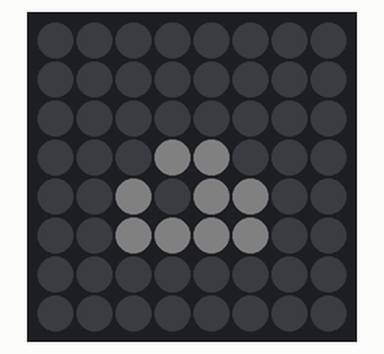
Simulated run of this sketch. Board: Arduino Uno, built with avr-gcc and run on an emulated ATmega328P. Shown: 8×8 RGB LED matrix (first LED top left, wired row by row). Dim RGB values are drawn brighter than linear.

Above: at 0.46 s.
At 3.46 s:
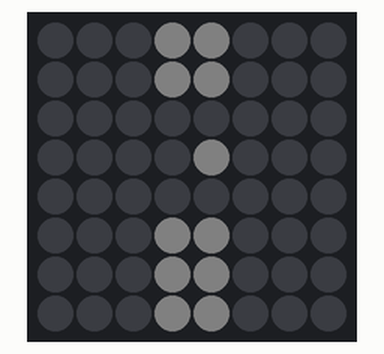
At 12.11 s:
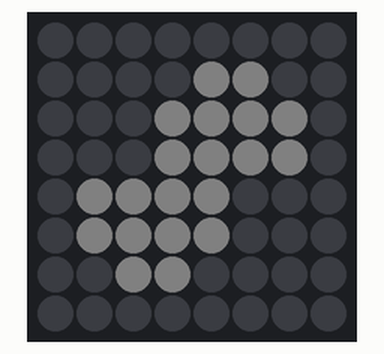
At 20.65 s:
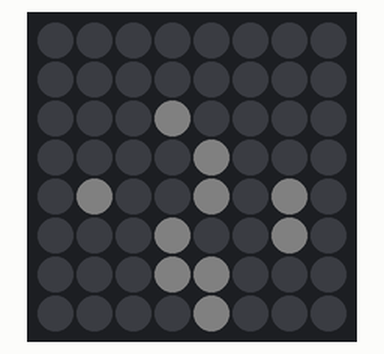
At 34.17 s:
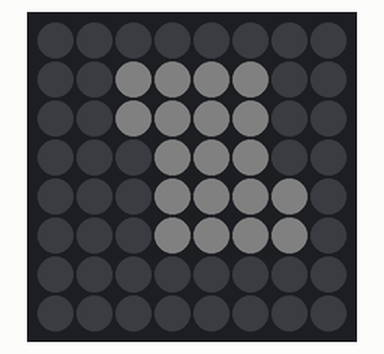
At 39.72 s:
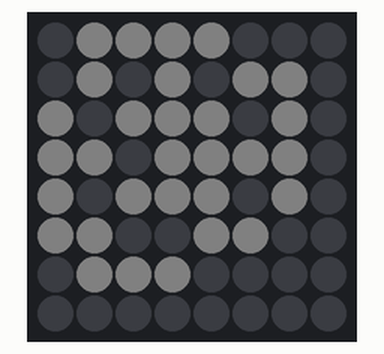

The sketch:

ArduinoTurmites.ino
```cpp
/*
  ArduinoTermites

  —
  http://mathworld.wolfram.com/Turmite.html

  —
  Developped and tested on :
    - Arduino 1.6.5 on MacOSX (10.12.5)
    - Arduino Uno Rev3
    - Adafruit NeoPixel NeoMatrix 8x8 - 64 RGB LED Pixel Matrix ( https://www.adafruit.com/product/1487 )

  —
  Uses :
    - https://github.com/adafruit/Adafruit_NeoPixel

  —
  Julien @v3ga Gachadoat
  www.v3ga.net
  www.2roqs.com
*/

// --------------------------------------------------------
#include <Adafruit_NeoPixel.h>
#include "Turmite.h"

// --------------------------------------------------------
// Pixels
#define WIDTH          8
#define HEIGHT         8
#define PIN            6
Adafruit_NeoPixel pixels = Adafruit_NeoPixel(WIDTH*HEIGHT, PIN, NEO_GRB + NEO_KHZ800);

// --------------------------------------------------------
// Turmite
Turmite* turmite;

// --------------------------------------------------------
void setup()
{
  pixels.begin();
  turmite = new Turmite(&pixels, WIDTH, HEIGHT);
  turmite->setRule(0);
  turmite->setColorBackground(0, 0, 0);
  turmite->setColor(5, 5, 5);
  turmite->setPeriodNext(25);
}

// --------------------------------------------------------
void loop()
{
  turmite->run();
}
```

Turmite.cpp
```cpp
#include "Turmite.h"

int Turmite::turns[][4] =
{
  // 0 (//)
  { -1, -1, -1, -1},
  // 1 (No turn)
  { 0, 1, 2, 3},
  // 2  (Right)
  { 1, 2, 3, 0},
  // 3  (//)
  { -1, -1, -1, -1},
  // 4  (U-turn)
  { 2, 3, 0, 1},
  // 5  (//)
  { -1, -1, -1, -1},
  // 6  (//)
  { -1, -1, -1, -1},
  // 7  (//)
  { -1, -1, -1, -1},
  // 8  (Left)
  { 3, 0, 1, 2}
};

// {0, 0, 0} for padding
// Can't find the sauce of this crazy array.
byte Turmite::rules[][3][2][3]  =
{
{{{1, 2, 0}, {0, 8, 0}}, {{0, 0, 0}, {0, 0, 0}}, {{0, 0, 0}, {0, 0, 0}}},  // 1: Langton's ant
{{{1, 2, 0}, {0, 1, 0}}, {{0, 0, 0}, {0, 0, 0}}, {{0, 0, 0}, {0, 0, 0}}},  // 2: binary counter
{{{0, 8, 1}, {1, 2, 1}}, {{1, 1, 0}, {1, 1, 1}}, {{0, 0, 0}, {0, 0, 0}}}, // 3: (filled triangle)
{{{0, 1, 1}, {0, 8, 1}}, {{1, 2, 0}, {0, 1, 1}}, {{0, 0, 0}, {0, 0, 0}}}, // 4: spiral in a box
{{{0, 2, 1}, {0, 8, 0}}, {{1, 8, 1}, {0, 2, 0}}, {{0, 0, 0}, {0, 0, 0}}}, // 5: stripe-filled spiral
{{{0, 2, 1}, {0, 8, 0}}, {{1, 8, 1}, {1, 1, 0}}, {{0, 0, 0}, {0, 0, 0}}}, // 6: stepped pyramid
{{{0, 2, 1}, {0, 1, 1}}, {{1, 2, 1}, {1, 8, 0}}, {{0, 0, 0}, {0, 0, 0}}}, // 7: contoured island
{{{0, 2, 1}, {0, 2, 1}}, {{1, 1, 0}, {0, 2, 1}}, {{0, 0, 0}, {0, 0, 0}}}, // 8: woven placemat
{{{0, 2, 1}, {1, 2, 1}}, {{1, 8, 1}, {1, 8, 0}}, {{0, 0, 0}, {0, 0, 0}}}, // 9: snowflake-ish
{{{1, 8, 0}, {0, 1, 1}}, {{0, 8, 0}, {0, 8, 1}}, {{0, 0, 0}, {0, 0, 0}}}, // 10: slow city builder
{{{1, 8, 0}, {1, 2, 1}}, {{0, 2, 0}, {0, 8, 1}}, {{0, 0, 0}, {0, 0, 0}}}, // 11: framed computer art
{{{1, 8, 0}, {1, 2, 1}}, {{0, 2, 1}, {1, 8, 0}}, {{0, 0, 0}, {0, 0, 0}}}, // 12: balloon bursting (makes a spreading highway)
{{{1, 8, 1}, {0, 8, 0}}, {{1, 1, 0}, {0, 1, 0}}, {{0, 0, 0}, {0, 0, 0}}}, // 13: makes a horizontal highway
{{{1, 8, 1}, {0, 8, 0}}, {{1, 2, 1}, {1, 2, 0}}, {{0, 0, 0}, {0, 0, 0}}}, // 14: makes a 45 degree highway
{{{1, 8, 1}, {0, 8, 1}}, {{1, 2, 1}, {0, 8, 0}}, {{0, 0, 0}, {0, 0, 0}}}, // 15: makes a 45 degree highway
{{{1, 8, 1}, {0, 1, 0}}, {{1, 1, 0}, {1, 2, 0}}, {{0, 0, 0}, {0, 0, 0}}}, // 16: spiral in a filled box
{{{1, 8, 1}, {0, 2, 0}}, {{0, 8, 0}, {0, 8, 0}}, {{0, 0, 0}, {0, 0, 0}}}, // 17: glaciers
{{{1, 8, 1}, {1, 8, 1}}, {{1, 2, 1}, {0, 1, 0}}, {{0, 0, 0}, {0, 0, 0}}}, // 18: golden rectangle!
{{{1, 8, 1}, {1, 2, 0}}, {{0, 8, 0}, {0, 8, 0}}, {{0, 0, 0}, {0, 0, 0}}}, // 19: fizzy spill
{{{1, 8, 1}, {1, 2, 1}}, {{1, 1, 0}, {0, 1, 1}}, {{0, 0, 0}, {0, 0, 0}}}, // 20: nested cabinets
{{{1, 1, 1}, {0, 8, 1}}, {{1, 2, 0}, {1, 1, 1}}, {{0, 0, 0}, {0, 0, 0}}}, // 21: (cross)
{{{1, 1, 1}, {0, 1, 0}}, {{0, 2, 0}, {1, 8, 0}}, {{0, 0, 0}, {0, 0, 0}}}, // 22: saw-tipped growth
{{{1, 1, 1}, {0, 1, 1}}, {{1, 2, 1}, {0, 1, 0}}, {{0, 0, 0}, {0, 0, 0}}}, // 23: curves in blocks growth
{{{1, 1, 1}, {0, 2, 0}}, {{0, 8, 0}, {0, 8, 0}}, {{0, 0, 0}, {0, 0, 0}}}, // 24: textured growth
{{{1, 1, 1}, {0, 2, 1}}, {{1, 8, 0}, {1, 2, 0}}, {{0, 0, 0}, {0, 0, 0}}}, // 25: (diamond growth)
{{{1, 1, 1}, {1, 8, 0}}, {{1, 2, 1}, {0, 1, 0}}, {{0, 0, 0}, {0, 0, 0}}}, // 26: coiled rope
{{{1, 2, 0}, {0, 8, 1}}, {{1, 8, 0}, {0, 1, 1}}, {{0, 0, 0}, {0, 0, 0}}}, // 27: (growth)
{{{1, 2, 0}, {0, 8, 1}}, {{1, 8, 0}, {0, 2, 1}}, {{0, 0, 0}, {0, 0, 0}}}, // 28: (square spiral)
{{{1, 2, 0}, {1, 2, 1}}, {{0, 1, 0}, {0, 1, 1}}, {{0, 0, 0}, {0, 0, 0}}}, // 29: loopy growth with holes
{{{1, 2, 1}, {0, 8, 1}}, {{1, 1, 0}, {0, 1, 0}}, {{0, 0, 0}, {0, 0, 0}}}, // 30: Lanton's Ant drawn with squares};
{{{1, 2, 1}, {0, 2, 0}}, {{0, 8, 1}, {1, 8, 0}}, {{0, 0, 0}, {0, 0, 0}}}, // 31: growth with curves and blocks
{{{1, 2, 1}, {0, 2, 0}}, {{0, 1, 0}, {1, 2, 1}}, {{0, 0, 0}, {0, 0, 0}}}, // 32: distracted spiral builder
{{{1, 2, 1}, {0, 2, 1}}, {{1, 1, 0}, {1, 1, 1}}, {{0, 0, 0}, {0, 0, 0}}}, // 33: cauliflower stalk (45 deg highway)
{{{1, 2, 1}, {1, 8, 1}}, {{1, 2, 1}, {0, 2, 0}}, {{0, 0, 0}, {0, 0, 0}}}, // 34: worm trails (eventually turns cyclic!)
{{{1, 2, 1}, {1, 1, 0}}, {{1, 1, 0}, {0, 1, 1}}, {{0, 0, 0}, {0, 0, 0}}}, // 35: eventually makes a two-way highway!
{{{1, 2, 1}, {1, 2, 0}}, {{0, 1, 0}, {0, 1, 0}}, {{0, 0, 0}, {0, 0, 0}}}, // 36: almost symmetric mould bloom
{{{1, 2, 1}, {1, 2, 0}}, {{0, 2, 0}, {1, 1, 1}}, {{0, 0, 0}, {0, 0, 0}}}, // 37: makes a 1 in 2 gradient highway
{{{1, 2, 1}, {1, 2, 1}}, {{1, 8, 1}, {0, 2, 0}}, {{0, 0, 0}, {0, 0, 0}}}, // 38: immediately makes a 1 in 3 highway
{{{0, 2, 1}, {1, 2, 1}}, {{0, 8, 2}, {0, 8, 0}}, {{1, 2, 2}, {1, 8, 0}}}, // 39: squares and diagonals growth
{{{1, 8, 1}, {0, 1, 0}}, {{0, 2, 2}, {1, 8, 0}}, {{1, 2, 1}, {1, 1, 0}}}, // 40: streak at approx. an 8.1 in 1 gradient
{{{1, 8, 1}, {0, 1, 2}}, {{0, 2, 2}, {1, 1, 1}}, {{1, 2, 1}, {1, 1, 0}}}, // 41: streak at approx. a 1.14 in 1 gradient
{{{1, 8, 1}, {1, 8, 1}}, {{1, 1, 0}, {0, 1, 2}}, {{0, 8, 1}, {1, 1, 1}}}, // 42: maze-like growth
{{{1, 8, 2}, {0, 2, 0}}, {{1, 8, 0}, {0, 2, 0}}, {{0, 8, 0}, {0, 8, 1}}}, // 43: growth by cornices
{{{1, 2, 0}, {0, 2, 2}}, {{0, 8, 0}, {0, 2, 0}}, {{0, 1, 1}, {1, 8, 0}}}, // 44: makes a 1 in 7 highway
{{{1, 2, 1}, {0, 8, 0}}, {{1, 2, 2}, {0, 1, 0}}, {{1, 8, 0}, {0, 8, 0}}} // 45: makes a 4 in 1 highway
};

int Turmite::nbRules = 45;

Turmite::Turmite(Adafruit_NeoPixel* pixels, int width, int height)
{
  this->pixels = pixels;
  this->width = width;
  this->height = height;
  this->nbPixels = this->width * this->height;
  this->setRule(0);
  this->setColorBackground(0,0,0);
  this->setColor(30,30,30);
  this->setPeriodNext(20);

  this->before = millis() - this->periodNext;
}

void Turmite::clearBackground()
{
  for (int i = 0; i < this->nbPixels; i++)
    pixels->setPixelColor(i, pixels->Color(this->rBg, this->gBg, this->bBg));
}

void Turmite::reset()
{
  this->clearBackground();

  this->state = 0;
  this->x = this->width/2;
  this->y = this->height/2;
}

void Turmite::setPeriodNext(unsigned long periodNext)
{
  this->periodNext = periodNext;
}

void Turmite::setColorBackground(byte r, byte g, byte b)
{
  this->rBg = r;
  this->gBg = g;
  this->bBg = b;

  this->reset();
}


void Turmite::setColor(byte r, byte g, byte b)
{
  this->r = r;
  this->g = g;
  this->b = b;
}

void Turmite::run()
{
  this->now = millis();
  unsigned long dt = this->now - this->before;
  if (dt >= this->periodNext)
  {
    this->before = this->now;

    int colorIndex = this->convertColorToIndex( pixels->getPixelColor(this->x + this->width*this->y) );
    byte* next = Turmite::rules[this->ruleIndex][this->state][colorIndex];

    setPixelColorWithIndex((int)*(next+0));
    setTurn((int)*(next+1));
    setState((int)*(next+2));
    this->iteration++;

    this->move();
    pixels->show();
  }
}

void Turmite::move()
{
  switch (this->direction)
  {
    case 0:
      y = y - 1;
      if (y<0) this->setRuleNext();
      break;
    case 1:
      x = x+1;
      if (x>=this->width) this->setRuleNext();
      break;
    case 2:
      y = y+1;
      if (y>=this->height) this->setRuleNext();
      break;
    case 3:
      x = x - 1;
      if (x < 0) this->setRuleNext();
      break;
  }
}


void Turmite::setRule(int ruleIndex)
{
  this->ruleIndex = ruleIndex;
  this->reset();
}

void Turmite::setRuleNext()
{
  setRule( (this->ruleIndex+1) % nbRules );
}

void Turmite::setPixelColorWithIndex(int colorIndex)
{
    pixels->setPixelColor(this->x+this->width*this->y, colorIndex == 0 ? pixels->Color(this->rBg, this->gBg, this->bBg) : pixels->Color(this->r, this->g, this->b));
}

void Turmite::setTurn(int which)
{
    this->direction = turns[which][this->direction];
}

void Turmite::setState(int state)
{
  this->state = state;
}


int Turmite::convertColorToIndex(uint32_t color)
{
  uint8_t r = (uint8_t)(color >> 16);
  uint8_t g = (uint8_t)(color >> 8);
  uint8_t b = (uint8_t)(color);

  // Black -> 0
  if (r == this->rBg && g == this->gBg && b == this->bBg)
    return 0;
  // Other color -> 1
  return 1;
}
```

Turmite.h
```cpp
#ifndef _Turmite_h_
#define _Turmite_h_
#include <Adafruit_NeoPixel.h>

class Turmite
{
    private:
      int offset;
      int x, y;
      int state = 0;
      int direction = 0;
      int ruleIndex = 0;
      int iteration = 0;
      Adafruit_NeoPixel* pixels = 0;
      int width = 0;
      int height = 0;
      int nbPixels = 0;
      byte rBg,gBg,bBg;
      byte r,g,b;

      // timing
      unsigned long periodNext = 20;
      unsigned long now = 0;
      unsigned long before = 0;

      // Constructor
    public:
      Turmite   (Adafruit_NeoPixel* pixels, int width, int height);

      // run
      void      reset();
      void      setPeriodNext(unsigned long periodNext);
      void      setColorBackground(byte r, byte g, byte b);
      void      setColor(byte r, byte g, byte b);
      void      setRule(int ruleIndex);
      void      setRuleNext();
      void      run();

    private:
      void      clearBackground();
      void      move();
      void      setTurn(int which);
      void      setState(int state);
      void      setPixelColorWithIndex(int colorIndex);
      int       convertColorToIndex(uint32_t color);

      static int turns[][4];
      static byte rules[][3][2][3];
      static int nbRules;
};

#endif
```
